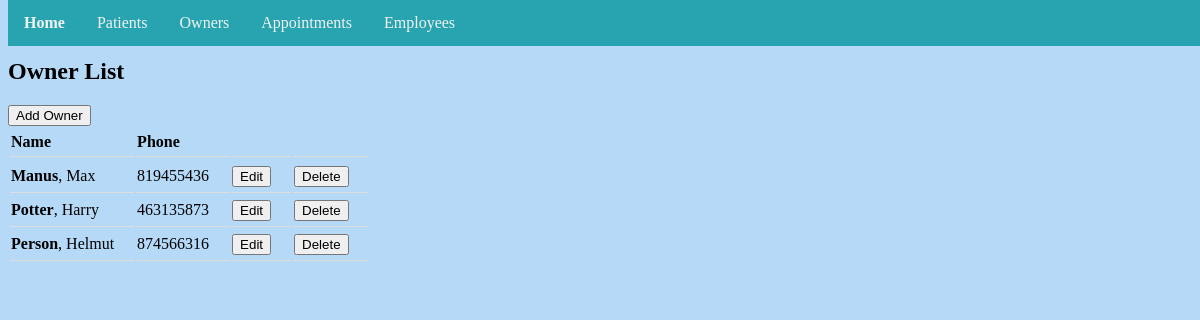
Page /owner/list/ on the earlier database version.
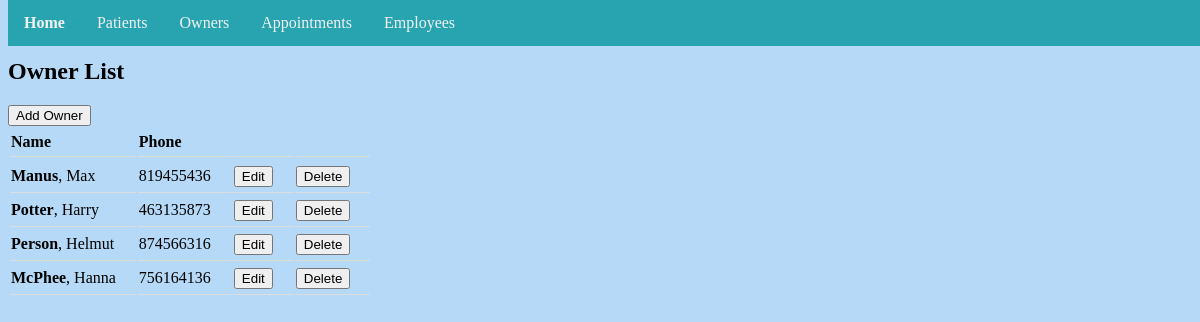
Same page on the later database version.
### owner/models.py (models this page shows, shortened)
class Owner(models.Model):
	first_name = models.CharField(max_length=100)
	last_name = models.CharField(max_length=100)
	phone = models.IntegerField()

### owner/views.py (the view)
# urls.py: path('list/', views.OwnerList.as_view(), name='ownerlist'),
class OwnerList(ListView):
    model = Owner
    template_name = 'owner_list.html'

### templates/owner_list.html (shortened to what this page needs)
{% extends './base.html' %}
{% block content %}
<h2>Owner List</h2>
<a href="{% url 'owner:ownercreate' %}"><button class"btn">Add Owner</button></a>
<table class="owners">
  <tr>
    <th>Name</th>
    <th>Phone</th>
    <th> </th>
    <th> </th>
  </tr>
  {% for owner in owner_list %}
  <tr>
    <td><strong>{{ owner.last_name }}</strong>, {{ owner.first_name }}</td>
    <td>{{ owner.phone }}</td>
    <td><a href="{% url 'owner:ownerupdate' owner.id %}"><button>Edit</button></a></td>
    <td><a href="{% url 'owner:ownerdelete' owner.id %}"><button>Delete</button></a></td>
    </tr>
  {% endfor %}
</table>
{% endblock %}

Differences in the rows shown:
added Owner: last_name "McPhee", first_name "Hanna", phone "756164136"
